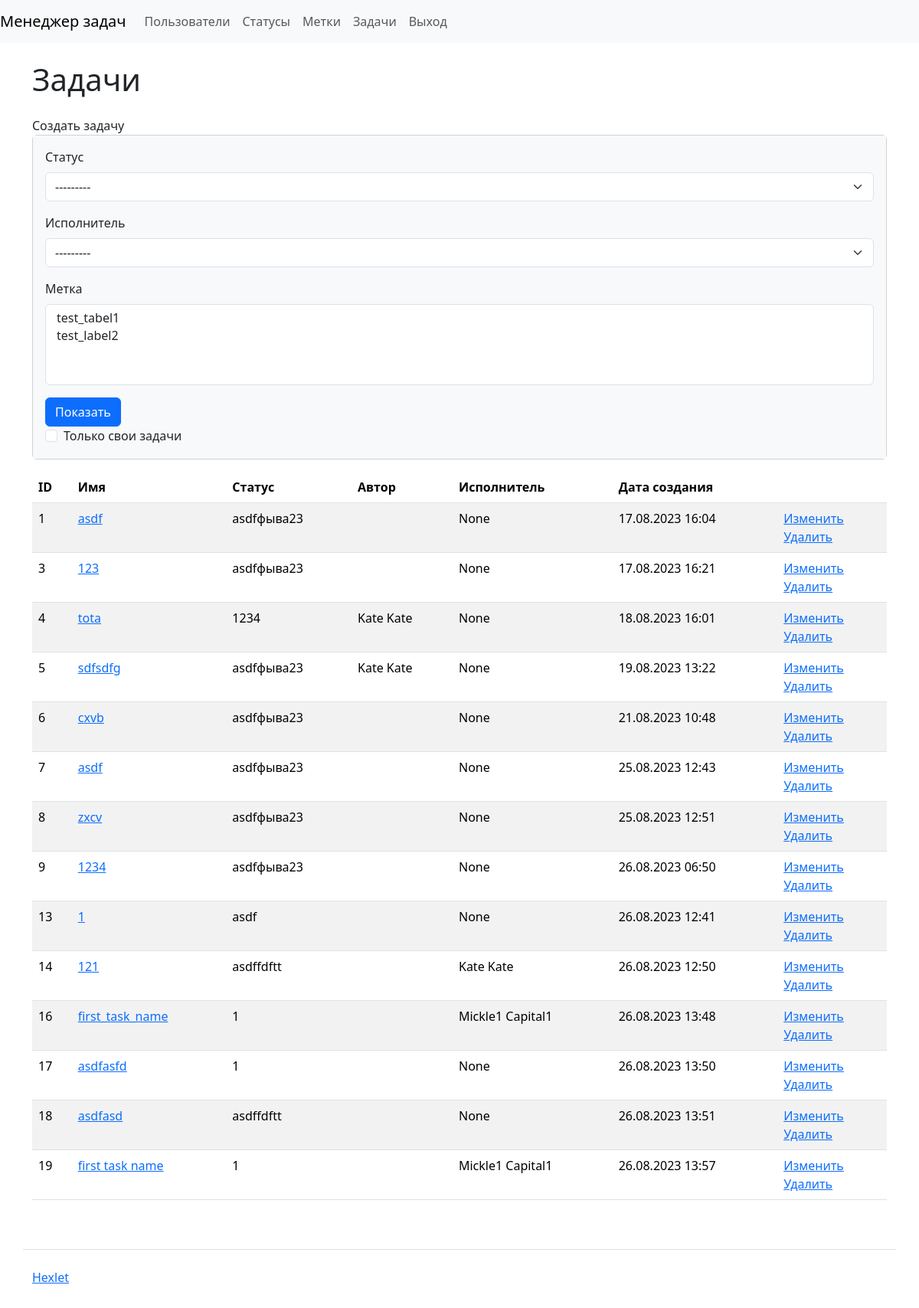
Page /tasks/ (signed in) on the committed database.
### task_manager/tasks/models.py (models this page shows, shortened)
class Task(models.Model):
    name = models.CharField(max_length=255)
    description = models.CharField(max_length=255)
    status = models.ForeignKey(
        Status, on_delete=models.RESTRICT, related_name='tasks'
    )
    author = models.ForeignKey(
        User, on_delete=models.RESTRICT, related_name='tasks_authored'
    )
    executor = models.ForeignKey(
        User, on_delete=models.RESTRICT, related_name='tasks_assigned',
        null=True
    )
    labels = models.ManyToManyField(Label)
    date_joined = DateTimeField(auto_now_add=True)

### task_manager/statuses/models.py (models this page shows)
class Status(models.Model):
    name = models.CharField(max_length=255)
    date_joined = DateTimeField(auto_now_add=True)
    def __str__(self):
        return self.name

### task_manager/tasks/views.py (the view)
# urls.py: path('', views.TaskShow.as_view(), name='tasks'),
class TaskShow(SpecifiedLoginRequiredMixin, View):
    def get(self, request, *args, **kwargs):
        task_filter = TaskFilter(request.GET, queryset=Task.objects.all())
        tasks = task_filter.qs
        for task in tasks:
            print(task.labels.all())
        if request.GET.get('self_tasks'):
            tasks = task_filter.qs.filter(author=request.user)
        return render(request, 'tasks/tasks.html', {
            'form': task_filter.form,
            'tasks': tasks,
        })

### task_manager/labels/models.py (called while the page is built)
    def __str__(self):
        return self.name

### task_manager/templates/tasks/tasks.html (shortened to what this page needs)
{% extends "index.html" %}
{% load django_bootstrap5 %}
{% block content %}
<h1 class="my-4">Задачи</h1>
<a class="nav-link" href="{% url 'create_task' %}">Создать задачу</a>
<div class="card mb-3">
  <div class="card-body bg-light">
    <form class="form-inline center" method="get" action="{% url 'tasks' %}">
      {% bootstrap_form form %}
      {% bootstrap_button button_type="submit" content="Показать" %}
      <div class="form-check">
        <input type="checkbox" name="self_tasks" class="form-check-input" id="id_self_tasks">
        <label class="form-check-label" for="id_self_tasks">Только свои задачи</label>
      </div>
    </form>
  </div>
</div>
<table class="table table-striped">
  <thead>
    <tr>
      <th>ID</th>
      <th>Имя</th>
      <th>Статус</th>
      <th>Автор</th>
      <th>Исполнитель</th>
      <th>Дата создания</th>
      <th></th>
    </tr>
  </thead>
  <tbody>
    {% for task in tasks %}
    <tr>
      <td>{{ task.pk }}</td>
      <td>
        <a href="{% url 'get_task' task.pk %}">{{ task.name }}</a>
      </td>
      <td>{{ task.status }}</td>
      <td>{{ task.author }}</td>
      <td>{{ task.executor }}</td>
      <td>{{ task.date_joined|date:'d.m.Y H:i' }}</td>
      <td>
        <a href="{% url 'edit_task' task.pk %}">Изменить</a>
        <br>
        <a href="{% url 'delete_task' task.pk %}">Удалить</a>
      </td>
    </tr>
    {% endfor %}
  </tbody>
</table>
{% endblock %}

### rows in the picture
Task: pk "1", name "asdf", status "asdfфыва23", executor "None", date_joined "17.08.2023 16:04"
Task: pk "3", name "123", status "asdfфыва23", executor "None", date_joined "17.08.2023 16:21"
Task: pk "4", name "tota", status "1234", author "Kate Kate", executor "None", date_joined "18.08.2023 16:01"
Task: pk "5", name "sdfsdfg", status "asdfфыва23", author "Kate Kate", executor "None", date_joined "19.08.2023 13:22"
Task: pk "6", name "cxvb", status "asdfфыва23", executor "None", date_joined "21.08.2023 10:48"
Task: pk "7", name "asdf", status "asdfфыва23", executor "None", date_joined "25.08.2023 12:43"
Task: pk "8", name "zxcv", status "asdfфыва23", executor "None", date_joined "25.08.2023 12:51"
Task: pk "9", name "1234", status "asdfфыва23", executor "None", date_joined "26.08.2023 06:50"
Task: pk "13", name "1", status "asdf", executor "None", date_joined "26.08.2023 12:41"
Task: pk "14", name "121", status "asdffdftt", executor "Kate Kate", date_joined "26.08.2023 12:50"
Task: pk "16", name "first_task_name", status "1", executor "Mickle1 Capital1", date_joined "26.08.2023 13:48"
Task: pk "17", name "asdfasfd", status "1", executor "None", date_joined "26.08.2023 13:50"
Task: pk "18", name "asdfasd", status "asdffdftt", executor "None", date_joined "26.08.2023 13:51"
Task: pk "19", name "first task name", status "1", executor "Mickle1 Capital1", date_joined "26.08.2023 13:57"
